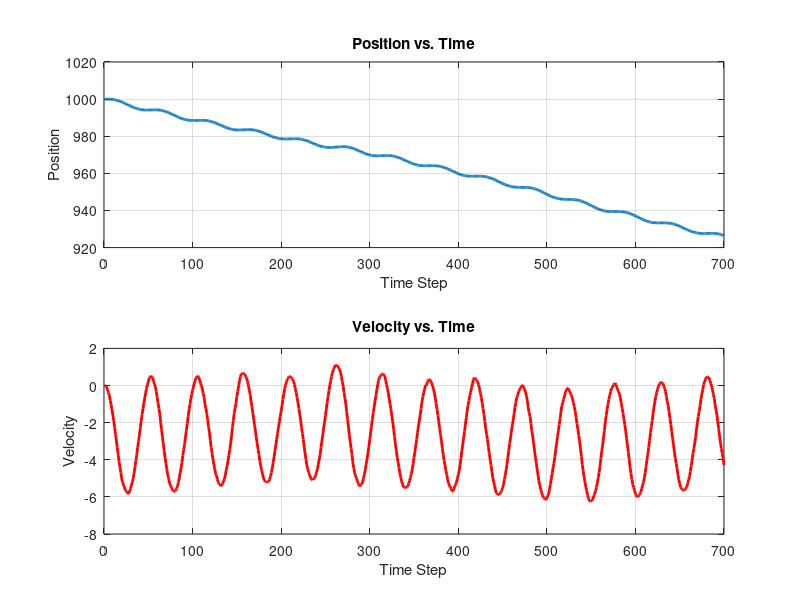

Here is the MATLAB script that generated this plot:
% real system


% Initial conditions
position = 1000;
velocity = 0;
std = [0.0001, 0.0002]; % gaussian noise stds for (position, velocity)

t = 0; 
dt = 0.04; % time-track 
num_steps = 700; % Define the number of simulation steps
 


% Storage for plotting
positions = zeros(num_steps, 1);
velocities = zeros(num_steps, 1);
time = 1:num_steps;


% Create single particle
p = [position, velocity]; 

for j = 1:num_steps

    % with noise at base level
    noise_a = randn;
    a = -9*sin(3*t);
    a = a + noise_a; 

    % propogate model
    A = [1, dt; 0, 1];       % A
    B = [dt^2 / 2, dt];             % control input
    % process_noise = std .* randn(2, 1); 

    % Update state
    p = (A * p')' + B * a;
    
    % Store values for plotting
    positions(j) = p(1); % x
    velocities(j) = p(2); % v

    t = t + dt; 
end


% Save for output 
save('positions.mat', 'positions'); 
save('velocities.mat', "velocities")

% Plot results
figure;

subplot(2,1,1); % First subplot: Position over time
plot(time, positions, '-', 'LineWidth', 2);
xlabel('Time Step');
ylabel('Position');
title('Position vs. Time');
grid on;

subplot(2,1,2); % Second subplot: Velocity over time
plot(time, velocities, '-', 'LineWidth', 2, 'Color', 'r');
xlabel('Time Step');
ylabel('Velocity');
title('Velocity vs. Time');
grid on;
